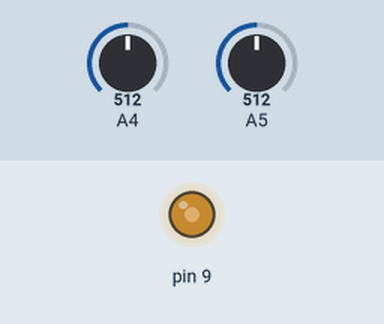
A sketch run on a simulated Arduino Uno, built with avr-gcc and run on an emulated ATmega328P. On the bench: output pins drawn as LEDs (lit = HIGH). The inputs (shaded band) are chosen by the test bench; at power-on: A5 = 512, A4 = 512.

Above: at 1.2 s.
1.3 s: A5 set to 716
At 2.5 s:
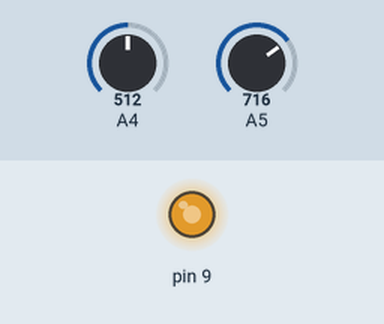
2.8 s: A4 set to 306
At 3.8 s:
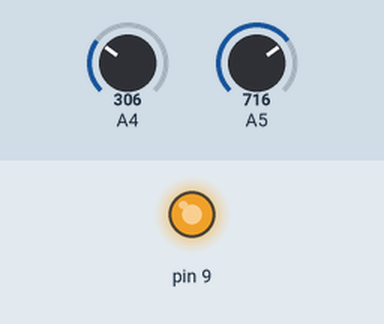
4.3 s: A5 set to 525
At 4.9 s:
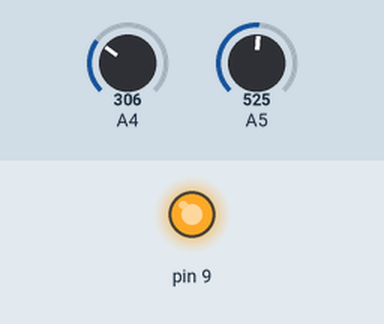
5.8 s: A5 set to 511
At 6.1 s:
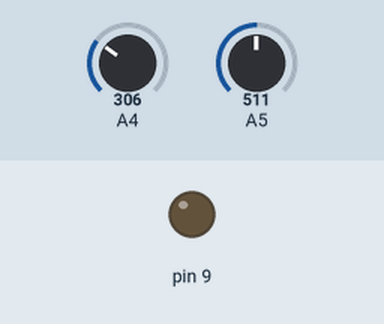
7.3 s: A4 set to 511
At 8.4 s:
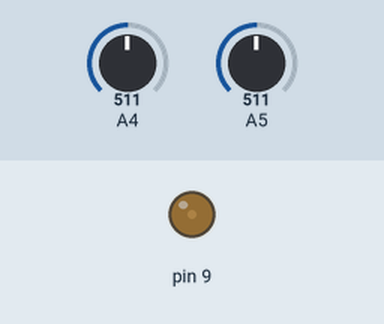
8.8 s: A4 set to 716
At 9.5 s:
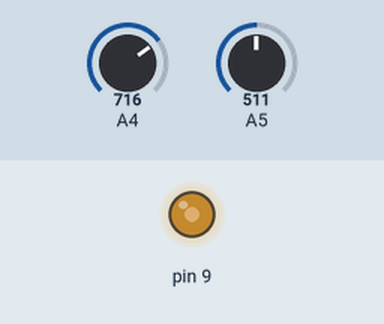
Timing chart, 0 to 11.3 s (numbered marks = the images above; inputs shaded):
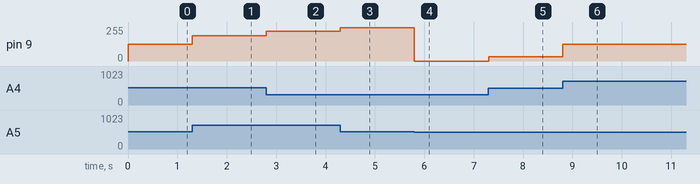

Measured:
- the behaviour switches between 512 and 511 on A5 (found by bisection; images 3 and 4)
- after the input at 1.3 s, pin 9: 127/255 → 190/255 at once
- after the input at 2.8 s, pin 9: 190/255 → 222/255 at once
- after the input at 4.3 s, pin 9: 222/255 → 251/255 at once
- after the input at 5.8 s, pin 9: 251/255 → 0/255 at once
- after the input at 7.3 s, pin 9: 0/255 → 31/255 at once
- after the input at 8.8 s, pin 9: 31/255 → 127/255 at once

The sketch:

AAT-Output-to-Meter-3digit.ino
```cpp
/******************************************************************************************
Basic routine to read an AAT003 angle sensor with an Arduino Uno, calculate the angle,
and provide an analog output proportional to the angle.
Scaled for a 3-digit panel meter (36 mV full scale), with no other components required.
Uses 10-bit PWM resolution to allow 36 mV full scale.
Sensor SIN output on IO4; COS on IO5; analog angle output on IO9.
*******************************************************************************************/
#include <TimerOne.h> //Library routine for 10-bit PWM resolution
void setup() {Timer1.initialize(1000);} //Set pwm timer for 1 ms period

//Calculate angle; output 0.1 mV/deg (512 assumes no offset):
void loop() {Timer1.pwm(9,(atan2(float(analogRead(5)-512),float(analogRead(4)-512))/3.14159+1)*509);}
```
